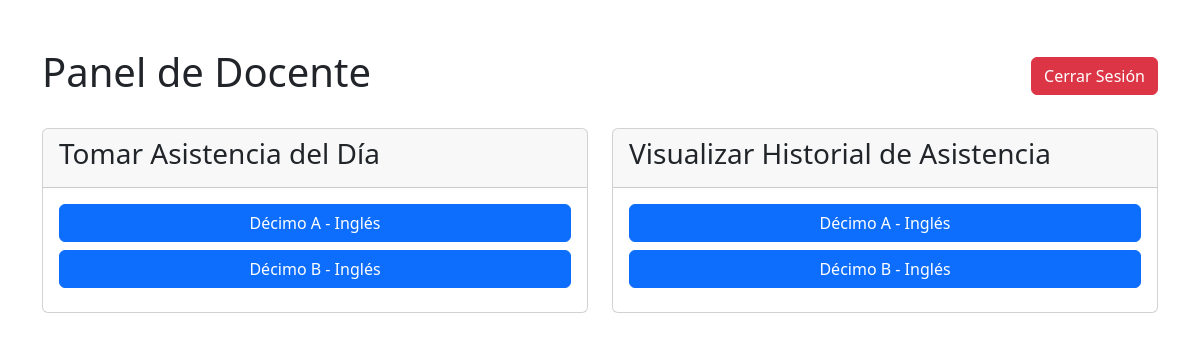
The page /dashboard/docente/ (signed in) on the database its author committed.
### core/models.py (models this page shows, shortened)
class Asignacion(models.Model):
    docente = models.ForeignKey(settings.AUTH_USER_MODEL, on_delete=models.CASCADE, limit_choices_to={'rol': 'docente'})
    materia = models.ForeignKey(Materia, on_delete=models.CASCADE)
    grupo = models.ForeignKey(Grupo, on_delete=models.CASCADE)
    class Meta:
        unique_together = ('docente', 'materia', 'grupo')

class Grupo(models.Model):
    nombre = models.CharField(max_length=100, unique=True)
    estudiantes = models.ManyToManyField('Estudiante', blank=True, related_name='grupos')

class Materia(models.Model):
    nombre = models.CharField(max_length=100, unique=True)

### core/views.py (the view)
# urls.py: path('dashboard/docente/', views.dashboard_docente_view, name='dashboard_docente'),
@login_required
def dashboard_docente_view(request):
    asignaciones = Asignacion.objects.filter(docente=request.user).order_by('grupo__nombre', 'materia__nombre')
    contexto = {'asignaciones': asignaciones}
    return render(request, 'core/dashboard_docente.html', contexto)

### core/templates/core/dashboard_docente.html (shortened to what this page needs)
<!DOCTYPE html>
<html lang="es">
<head>
    <link href="https://cdn.jsdelivr.net/npm/bootstrap@5.3.3/dist/css/bootstrap.min.css" rel="stylesheet">
</head>
<body>
    <div class="container mt-5">
        <div class="d-flex justify-content-between align-items-center mb-4">
            <h1>Panel de Docente</h1>
            <form method="post" action="{% url 'logout' %}">
                <button type="submit" class="btn btn-danger">Cerrar Sesión</button>
            </form>
        </div>
        <div class="row">
            <div class="col-md-6">
                <div class="card">
                    <div class="card-header">
                        <h3>Tomar Asistencia del Día</h3>
                    </div>
                    <div class="card-body">
                        {% for asignacion in asignaciones %}
                            <a href="{% url 'seleccionar_fecha' asignacion.id %}" class="btn btn-primary d-block mb-2">
                                {{ asignacion.grupo.nombre }} - {{ asignacion.materia.nombre }}
                            </a>
                        {% empty %}
                            <p>No tienes asignaciones de materias y grupos.</p>
                        {% endfor %}
                    </div>
                </div>
            </div>
            <div class="col-md-6">
                <div class="card">
                    <div class="card-header">
                        <h3>Visualizar Historial de Asistencia</h3>
                    </div>
                    <div class="card-body">
                        {% for asignacion in asignaciones %}
                            <a href="{% url 'historial_asistencia' asignacion.id %}" class="btn btn-primary d-block mb-2">
                                {{ asignacion.grupo.nombre }} - {{ asignacion.materia.nombre }}
                            </a>
                        {% empty %}
                            <p>No tienes asignaciones de materias y grupos.</p>
                        {% endfor %}
                    </div>
                </div>
            </div>
        </div>
    </div>
</body>
</html>

### rows shown on the page
Asignacion: grupo.nombre "Décimo A", materia.nombre "Inglés"
Asignacion: grupo.nombre "Décimo B", materia.nombre "Inglés"
